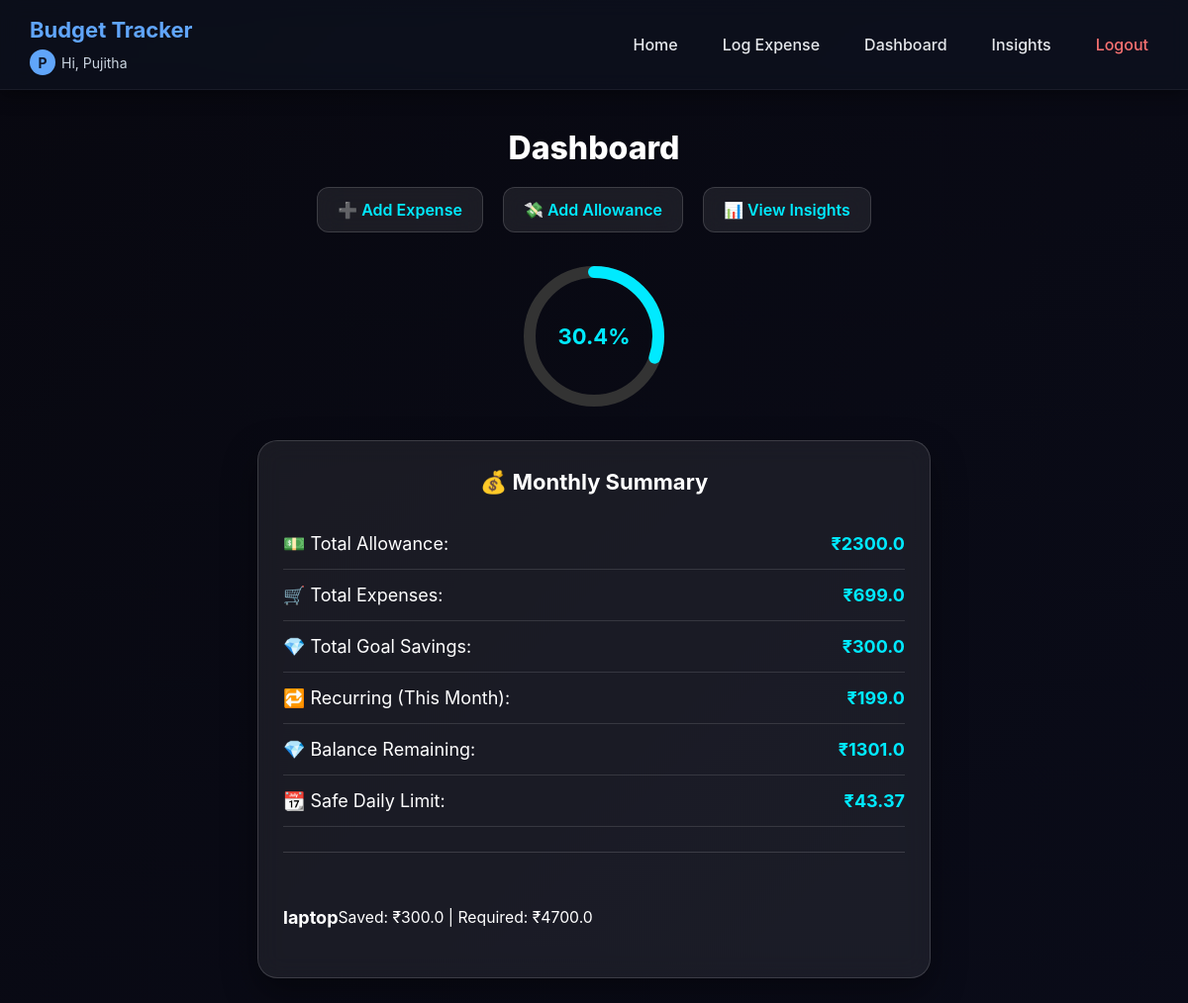
/dashboard (signed in), run on the app's committed database.
### tables this page shows
CREATE TABLE goals (
        id INTEGER PRIMARY KEY AUTOINCREMENT,
        user_id INTEGER,
        title TEXT NOT NULL,
        target_amount REAL NOT NULL,
        saved_amount REAL DEFAULT 0,
        due_date TEXT,
        created_at TEXT DEFAULT (datetime('now')),
        FOREIGN KEY(user_id) REFERENCES users(id)
    );

### app.py (the view)
@app.route("/dashboard")
def dashboard():
    if "user_id" not in session:
        return redirect("/login")
    user_id = session["user_id"]
    conn = get_db()
    cursor = conn.cursor()
    apply_recurring(user_id)
    cursor.execute("SELECT SUM(amount) AS t FROM allowances WHERE user_id=?", (user_id,))
    allowance = cursor.fetchone()["t"] or 0
    cursor.execute("SELECT SUM(amount) AS t FROM expenses WHERE user_id=?", (user_id,))
    expenses = cursor.fetchone()["t"] or 0
    cursor.execute("SELECT SUM(saved_amount) AS t FROM goals WHERE user_id=?", (user_id,))
    savings = cursor.fetchone()["t"] or 0
    current_month = datetime.now().strftime("%Y-%m")
    cursor.execute("""
        SELECT SUM(amount) AS t
        FROM expenses
        WHERE user_id=?
        AND description LIKE '%(Recurring)%'
        AND date LIKE ?
    """, (user_id, f"{current_month}-%"))
    recurring_this_month = cursor.fetchone()["t"] or 0
    balance = allowance - expenses - savings
    safe_limit = balance / 30 if balance > 0 else 0
    cursor.execute("SELECT * FROM goals WHERE user_id=?", (user_id,))
    goals = cursor.fetchall()
    return render_template(
        "dashboard.html",
        allowance=round(allowance, 2),
        expenses=round(expenses, 2),
        savings=round(savings, 2),
        recurring_month=round(recurring_this_month, 2),
        balance=round(balance, 2),
        safe_limit=round(safe_limit, 2),
        goals=goals
    )

### app.py (called while the page is built, shortened)
def apply_recurring(user_id):
    conn = get_db()
    cursor = conn.cursor()
    today = datetime.now().strftime("%Y-%m-%d")
    cursor.execute("SELECT * FROM recurring_expenses WHERE user_id=?", (user_id,))
    recs = cursor.fetchall()
    for r in recs:
        if r["status"] == "paused":
            continue
    conn.commit()

### database.py (called while the page is built)
def get_db():
    conn = sqlite3.connect(DB_NAME, check_same_thread=False)
    conn.row_factory = sqlite3.Row
    return conn

### templates/dashboard.html (shortened to what this page needs)
{% extends "base.html" %}
{% block content %}
<h2 class="dash-title">Dashboard</h2>
<div class="actions">
    <a href="/log_expense" class="action-btn">➕ Add Expense</a>
    <a href="/home2" class="action-btn">💸 Add Allowance</a>
    <a href="/insights" class="action-btn">📊 View Insights</a>
</div>
<div class="progress-container">
    <svg width="150" height="150">
        <circle cx="75" cy="75" r="65" stroke="#333" stroke-width="12" fill="none"></circle>
        <circle cx="75" cy="75" r="65"
            stroke="#00eaff" stroke-width="12" fill="none"
            stroke-linecap="round"
            stroke-dasharray="408"
            stroke-dashoffset="{{ 408 - (expenses / allowance * 408) if allowance > 0 else 408 }}">
        </circle>
    </svg>
    <div class="progress-value">
        {% if allowance > 0 %}
            {{ ((expenses / allowance) * 100) | round(1) }}%
        {% else %}
            0%
        {% endif %}
    </div>
</div>
<div class="summary-card">
    <div class="summary-header">💰 Monthly Summary</div>
    <div class="summary-item">
        <span class="label">💵 Total Allowance:</span>
        <span class="value">₹{{ allowance }}</span>
    </div>
    <div class="summary-item">
        <span class="label">🛒 Total Expenses:</span>
        <span class="value">₹{{ expenses }}</span>
    </div>
    <div class="summary-item">
        <span class="label">💎 Total Goal Savings:</span>
        <span class="value">₹{{ savings }}</span>
    </div>
    <div class="summary-item">
        <span class="label">🔁 Recurring (This Month):</span>
        <span class="value">₹{{ recurring_month }}</span>
    </div>
    <div class="summary-item">
        <span class="label">💎 Balance Remaining:</span>
        <span class="value">₹{{ balance }}</span>
    </div>
    <div class="summary-item">
        <span class="label">📆 Safe Daily Limit:</span>
        <span class="value">₹{{ safe_limit|round(2) }}</span>
    </div>
    <div class="goal-box">
<span class="label">
        {% if goals %}
            {% for g in goals %}
                <div class="goal-entry">
                    <div class="summary-item">
                  <span class="label">  <strong>{{ g.title }}</strong></span>
                    <small>Saved: ₹{{ g.saved_amount }} | Required: ₹{{ g.target_amount - g.saved_amount }}</small>
                </div></div>
            {% endfor %}
        {% else %}
            <p style="color:#aaa; text-align:center;">No goals yet.</p>
        {% endif %}
    </div>
</div>
{% endblock %}

### static/css/style.css (style rules this page uses)
body { background: linear-gradient(135deg, #0a0f24, #111929, #0a0e1c); background-size: 400% 400%; animation: bgAnimate 12s ease infinite; font-family: 'Inter', sans-serif; color: #fff; }
h2, h3, h4 { font-weight: 700; color: #ffffff; }

### templates/dashboard.html (style rules this page uses)
body { background: linear-gradient(135deg, #080810, #0c0f21, #060613); background-size: 400% 400%; animation: bgShift 12s ease infinite; color: white; font-family: "Inter", sans-serif; }
.dash-title { text-align: center; font-size: 32px; font-weight: 800; margin-top: 40px; margin-bottom: 10px; animation: fadeUp 1s ease; }
.actions { display: flex; justify-content: center; gap: 20px; margin: 20px auto; flex-wrap: wrap; }
.action-btn { padding: 10px 20px; border-radius: 12px; background: rgba(255, 255, 255, 0.08); border: 1px solid rgba(255, 255, 255, 0.15); backdrop-filter: blur(10px); color: #00eaff; font-weight: 600; text-decoration: none; transition: 0.3s ease; }
.summary-card { width: 85%; max-width: 680px; padding: 25px; margin: 25px auto; border-radius: 20px; background: rgba(255, 255, 255, 0.07); border: 1px solid rgba(255, 255, 255, 0.15); backdrop-filter: blur(12px); box-shadow: 0 15px 35px rgba(0, 0, 0, 0.38); animation: fadeUp 1.2s ease; }
.summary-header { font-size: 22px; font-weight: 700; text-align: center; margin-bottom: 20px; }
.summary-item { display: flex; justify-content: space-between; align-items: center; font-size: 18px; padding: 12px 0; border-bottom: 1px solid rgba(255, 255, 255, 0.12); }
.summary-item:last-child { border-bottom: none; }
.label { display: flex; align-items: center; gap: 10px; }
.value { font-weight: 700; color: #00eaff; }
.goal-box { margin-top: 25px; padding-top: 10px; border-top: 1px solid rgba(255, 255, 255, 0.15); }
.goal-entry { padding: 10px 0; font-size: 17px; border-bottom: 1px solid rgba(255, 255, 255, 0.10); }
.goal-entry:last-child { border-bottom: none; }
.progress-container { width: 150px; height: 150px; margin: 30px auto; position: relative; }
.progress-container svg { transform: rotate(-90deg); }
.progress-value { position: absolute; inset: 0; display: flex; justify-content: center; align-items: center; font-size: 22px; font-weight: 700; color: #00eaff; }

### data on the page
goals: title "laptop", saved_amount "300.0", g.target_amount-g.saved_amount "4700.0"

### other printed values
{{ session['username'][0].upper() }} "P"
{{ session['username'] }} "Pujitha"
{{ ((expenses / allowance) * 100) | round(1) }} "30.4"
{{ allowance }} "2300.0"
{{ expenses }} "699.0"
{{ savings }} "300.0"
{{ recurring_month }} "199.0"
{{ balance }} "1301.0"
{{ safe_limit|round(2) }} "43.37"
